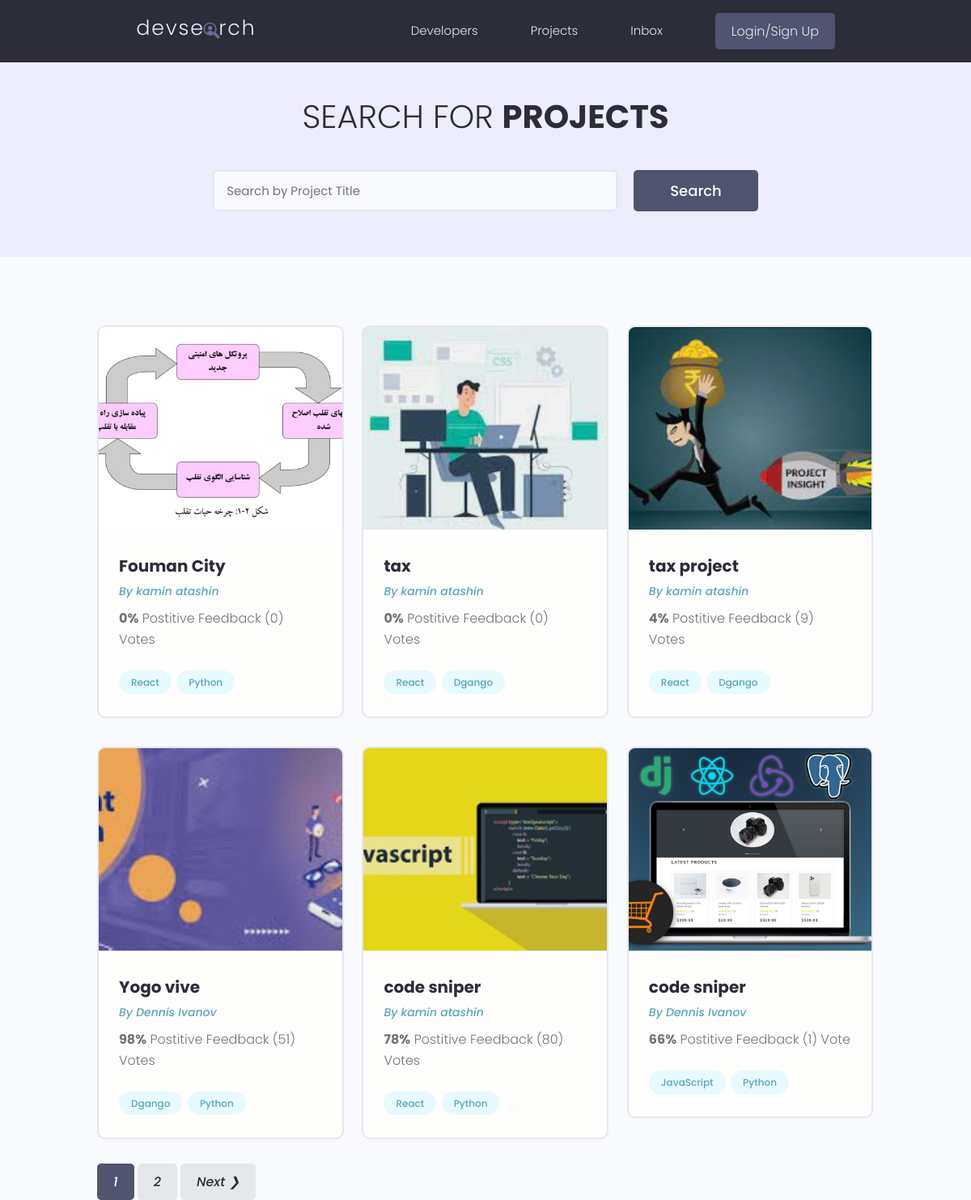
The app's page /project/, older data.
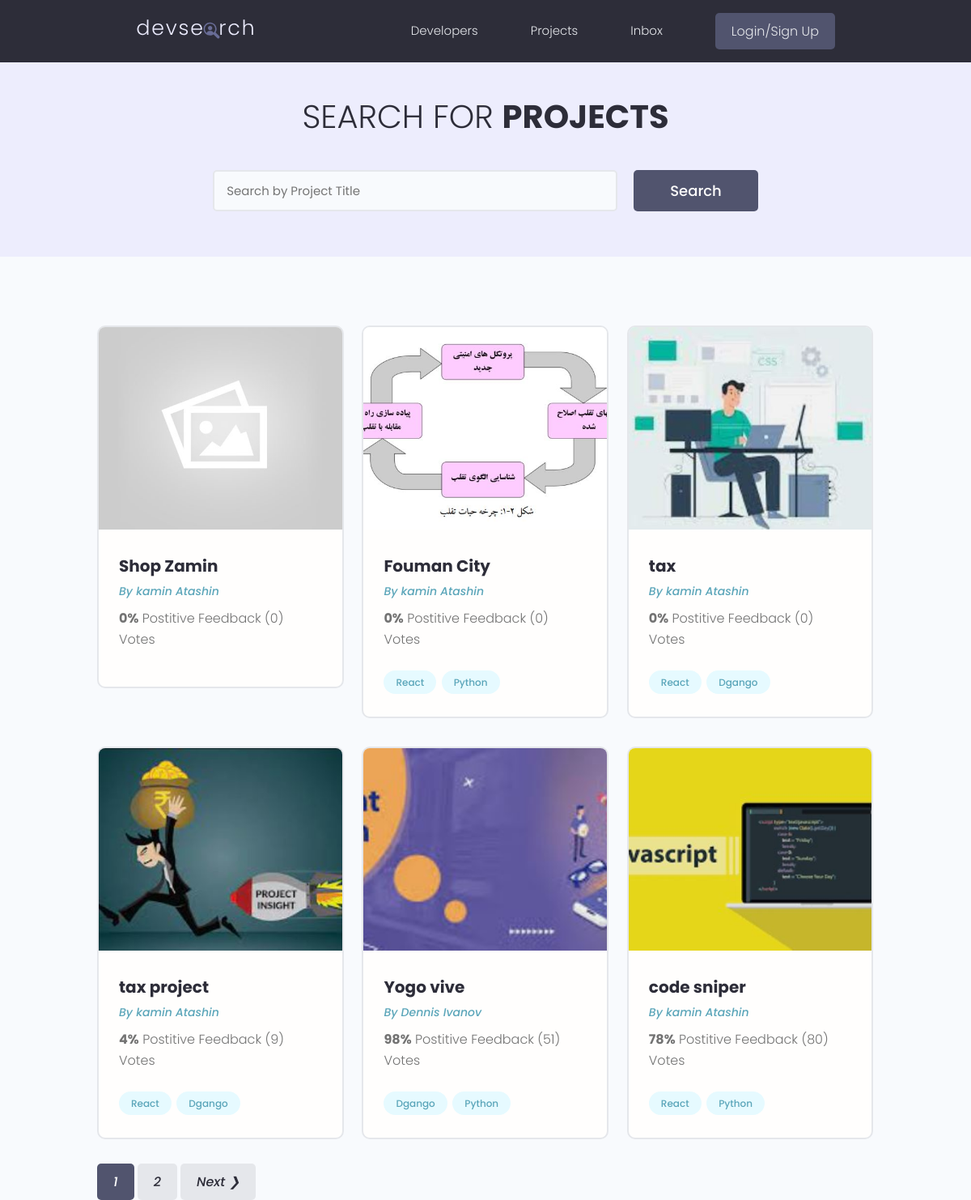
The same page, newer data.
### project/models.py (models this page shows, shortened)
class Project(models.Model):
    owner= models.ForeignKey(Profiles,null=True,blank=True,on_delete=models.SET_NULL)
    title=models.CharField(max_length=200)
    description=models.TextField(null=True , blank=True)
    featured_image= models.ImageField(null=True,blank=True,default='default.jpg')
    demo_link=models.TextField(max_length=2000,null=True,
                                 blank=True)
    source_link=models.CharField(max_length=2000,null=True,
                                blank=True)
    tags=models.ManyToManyField('Tag',blank=True)
    vote_total=models.IntegerField(default=0,null=True,blank=True)
    vote_ratio=models.IntegerField(default=0,null=True,blank=True)
    created= models.DateTimeField(auto_now_add=True)
    id=models.UUIDField(default=uuid.uuid4,unique=True,
                        primary_key=True,editable=False)
    class Meta:
        ordering=['-created']

class Tag(models.Model):
    name=models.CharField(max_length=200)
    created=models.DateTimeField(auto_now_add=True)
    id=models.UUIDField(default=uuid.uuid4,unique=True,
                        primary_key=True,editable=False)
    def __str__(self):
        return self.name

### users/models.py (models this page shows, shortened)
class Profiles(models.Model):
    user=models.OneToOneField(User,on_delete=models.CASCADE,null=True,blank=True)
    name=models.CharField(max_length=200,blank=True,null=True)
    email=models.EmailField(max_length=500,blank=True,null=True)
    username=models.CharField(max_length=200,blank=True,null=True)
    short_intro=models.CharField(max_length=200,blank=True,null=True)
    username=models.CharField(max_length=40)
    location=models.TextField(null=True,blank=True)
    bio=models.TextField(null=True,blank=True)
    profile_image=models.ImageField(blank=True,null=True,upload_to='profiles/', default='profiles/user-default.png')
    social_github=models.CharField(max_length=2000,null=True,blank=True)
    social_twitter=models.CharField(max_length=2000,null=True,blank=True)
    socail_linkedin=models.CharField(max_length=2000,null=True,blank=True)
    social_youtube=models.CharField(max_length=2000,null=True,blank=True)
    social_website=models.CharField(max_length=2000,null=True,blank=True)
    created=models.DateTimeField(auto_now_add=True,editable=False)
    id=models.UUIDField(default= uuid.uuid4,unique=True,primary_key=True,editable=False)

### project/views.py (the view)
# urls.py: path('',views.projects,name='projects'),
def projects(request):
    projects,search_query=searchProject(request)
    custom_range,projects=paginatProject(request,projects,6)
    context={'projects':projects,'search_query':search_query,'custom_range':custom_range}
    return render(request,'projects/projects.html',context)

### project/utils.py (called while the page is built)
def paginatProject(request,projects,results):
    page= request.GET.get('page')
    paginator=Paginator(projects,results)
    try:
        projects=paginator.page(page)
    except PageNotAnInteger:
        page=1
        projects=paginator.page(page)
    except EmptyPage:
        page=paginator.num_pages
        projects=paginator.page(page)
    leftIndex=(int(page)-4)
    if leftIndex<1 :
        leftIndex=1
    rightIndex=(int(page)+5)
    if rightIndex > paginator.num_pages:
        rightIndex=paginator.num_pages +1
    custom_range= range(leftIndex, rightIndex)
    return custom_range,projects

def searchProject(request):
    search_query=''
    if request.GET.get('search_query'):
        search_query=request.GET.get('search_query')
    tags=Tag.objects.filter(name__icontains=search_query)
    projects=Project.objects.distinct().filter(
        Q(title__icontains=search_query) |
        Q(description__icontains=search_query) |
        Q(owner__name__icontains=search_query) |
        Q(tags__in=tags)
    )
    return projects,search_query

### project/templates/projects/projects.html (shortened to what this page needs)
{% extends 'main.html' %}
{% block content %}
<main class="projects">
  <section class="hero-section text-center">
    <div class="container container--narrow">
      <div class="hero-section__box">
        <h2>Search for <span>Projects</span></h2>
      </div>
      <div class="hero-section__search">
        <form id="searchForm" class="form" action="{% url 'projects'%}" method="get">
          <div class="form__field">
            <input class="input input--text" id="formInput#search" type="text" name="search_query"
              placeholder="Search by Project Title" value="{{search_query}}" />
          </div>
          <input class="btn btn--sub btn--lg" type="submit" value="Search" />
        </form>
      </div>
    </div>
  </section>
  <section class="projectsList">
    <div class="container">
      <div class="grid grid--three">
        {% for project in projects %}
        <div class="column">
          <div class="card project">
            <a href="{% url 'project' project.id %}" class="project">
              <img class="project__thumbnail" src="{{ project.featured_image.url}}" alt="project thumbnail" />
              <div class="card__body">
                <h3 class="project__title">{{project.title}}</h3>
                <p><a class="project__author" href="{% url 'user-profile' project.owner.id %}">By {{project.owner.name}}</a></p>
                <p class="project--rating">
                  <span style="font-weight: bold;">{{project.vote_ratio}}%</span> Postitive
                  Feedback ({{project.vote_total}}) Vote{{ project.vote_total|pluralize:"s" }}
                </p>
                <div class="project__tags">
                  {% for tag in project.tags.all %}
                  <span class="tag tag--pill tag--main">
                    <small>{{tag}}</small>
                  </span>
                  {% endfor %}
                </div>
              </div>
            </a>
          </div>
        </div>
        {% endfor %}
      </div>
    </div>
  </section>
{% include 'pagination.html' with queryset=projects  custom_range=custom_range%}
 </main>
{% endblock content %}

Row changes from the older to the newer data that the page shows:
no longer on this page (row unchanged): Project: featured_image (picture), title "code sniper", owner.name "Dennis Ivanov", vote_ratio "66", vote_total "1", Tag (name "Python")
no longer on this page (row unchanged): Tag: name "JavaScript", shown under "code sniper"
added Project: featured_image (placeholder picture), title "Shop Zamin", owner.name "kamin Atashin", vote_ratio "0", vote_total "0"
changed through a linked row, Project "Fouman City": owner.name "kamin atashin" → "kamin Atashin"
changed through a linked row, Project "tax": owner.name "kamin atashin" → "kamin Atashin"
changed through a linked row, Project "tax project": owner.name "kamin atashin" → "kamin Atashin"
changed through a linked row, Project "code sniper": owner.name "kamin atashin" → "kamin Atashin"
